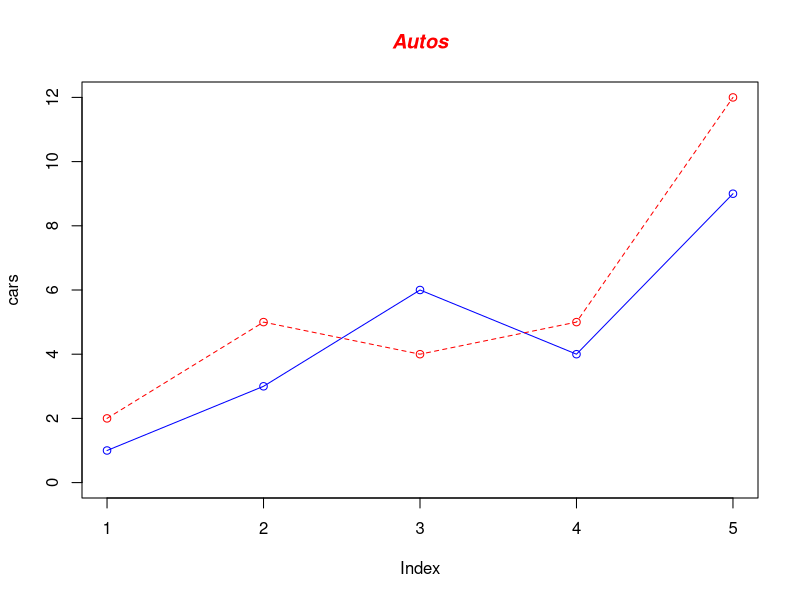

Here is the R script that generated this plot:
# define 2 vectors to store data points
cars <- c(1, 3, 6, 4, 9)
trucks <- c(2, 5, 4, 5, 12)

# graph car data points
plot(cars, type="o", col="blue" , ylim=c(0,12))

#graph rtuck data points
lines(trucks, type="o", psh=22, lty=2, col="red")

#create a tittle with red bold/italic font
title(main="Autos", col.main="red", font.main=4)

library()

search()
